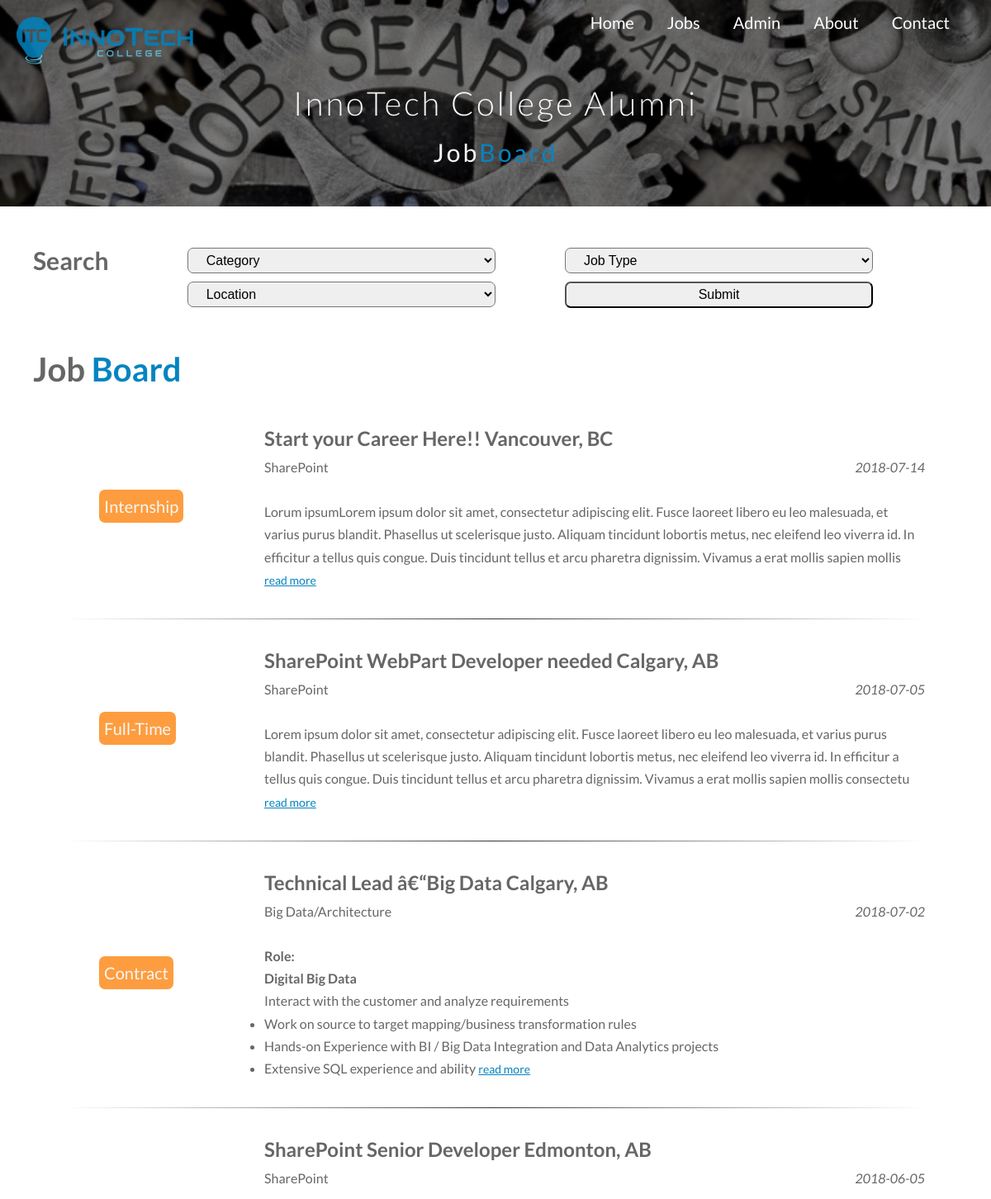
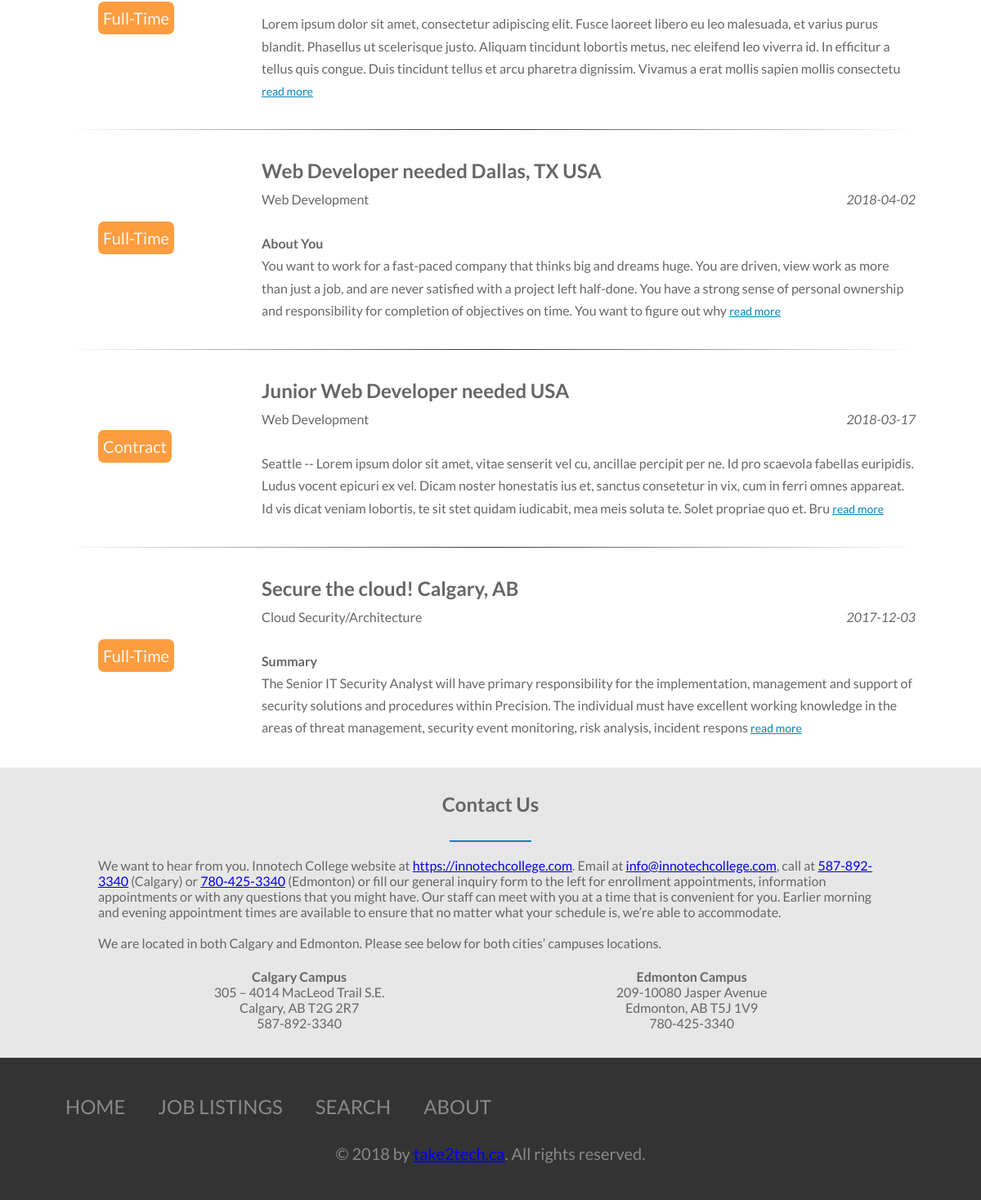
The page / on the database its author committed (2 pictures, top to bottom).
### tables this page shows
CREATE TABLE `joblistings` (
  `id` int(11) NOT NULL,
  `title` varchar(100) NOT NULL,
  `description` text NOT NULL,
  `location` varchar(100) NOT NULL,
  `dateposted` date NOT NULL,
  `jobtype` varchar(100) NOT NULL,
  `category` varchar(150) NOT NULL
);

### php/helpers/controllers.php (called while the page is built, shortened)
<?php
function createQuery($categorySearchID, $jobtypeSearchID, $locationSearchID) {
    if ($locationSearchID == 'empty') {
        if ($categorySearchID=="empty" && $jobtypeSearchID=="empty") {
            $query = "SELECT * FROM joblistings ORDER BY dateposted DESC";
        }elseif($jobtypeSearchID!=="empty" && $categorySearchID == "empty") {
            $query = "SELECT * FROM joblistings WHERE jobtype='{$jobtypeSearchID}' ORDER BY dateposted DESC";
        }elseif($jobtypeSearchID=="empty" && $categorySearchID !== "empty"){
            $query = "SELECT * FROM joblistings WHERE category='{$categorySearchID}' ORDER BY dateposted DESC";
        }elseif($categorySearchID!=="empty" && $jobtypeSearchID!=="empty") {
            $query = "SELECT * FROM joblistings WHERE jobtype='{$jobtypeSearchID}' AND category='{$categorySearchID}' ORDER BY dateposted DESC";
        }
    }
    return $query;
}
?>

### php/helpers/formatting.php (called while the page is built, shortened)
<?php
function concatText($text) {
    return substr($text, 0, 350);
}

### index.php (the view, shortened to what this page needs)
<?php include 'php/classes/Database.php'; ?>
<?php include 'php/helpers/controllers.php'; ?>
<?php include 'php/helpers/formatting.php'; ?>
<?php
    $categorySearchID = $_GET['category'];
    if(!$categorySearchID){
        $categorySearchID = "empty";
    }
    $jobtypeSearchID = $_GET['jobtype'];
    if (!$jobtypeSearchID){
        $jobtypeSearchID = "empty";
    }
    $locationSearchID = $_GET['location'];
    if (!$locationSearchID){
        $locationSearchID = "empty";
    }
    $query=createQuery($categorySearchID, $jobtypeSearchID, $locationSearchID);
    $statement = $db->prepare($query);
    $statement->execute();
    $listings=$statement->fetchAll();
?>
<!DOCTYPE html>
<html lang="en">
<?php include 'php/reusables/head.php'; ?>
<body>
    <?php include 'php/reusables/hero.php'; ?>
    <div class="search">
        <div class="search__form">
            <div class="search__form--title">
                <h2>Search</h2>
            </div>
            <div class="search__form--selectBoxes">
                <form action="index.php?this.options[this.selectedIndex].value" id="main" name="main" method="get">
                    <?php include 'php/reusables/selectors.php';?>
                </form>
            </div>
        </div>
        <div class="mainBoard" id="jobs">
            <h1>
                Job
                <span>Board</span>
            </h1>
            <div class="listings">
                <?php if($listings) : ?>
                <?php foreach($listings as $row) : ?>
                <div class="listings__job">
                    <div class="listings__job--type">
                        <p class="btn btn__secondary">
                            <?php echo $row['jobtype'] ?>
                        </p>
                    </div>
                    <div class="listings__job--info">
                        <div class="listings__job--info-line1">
                            <h2>
                                <?php echo $row['title'] ?>
                                <?php echo $row['location'] ?>
                            </h2>
                        </div>
                        <div class="listings__job--info-line2">
                            <?php echo $row['category'] ?>
                            <div class="listings__job--info-line2-datePosted">
                                <?php echo $row['dateposted'] ?>
                            </div>
                        </div>
                        <br>
                        <div class="listings__job--info-description">
                            <?php echo concatText($row['description']) ?>
                            <a href="joblisting.php?id=<?php echo urlencode($row['id']); ?>" class="listings__job--info-descriptionReadMore">read more</a>
                        </div>
                    </div>
                </div>
                <br>
                <hr>
                <?php endforeach; ?>
                <?php endif; ?>
            </div>
        </div>
    </div>
    <section>
        <?php include 'php/reusables/contact.php' ?>
    </section>
    <section>
        <?php include 'php/reusables/footer.php' ?>
    </section>
</body>
</html>

### php/reusables/head.php (shortened to what this page needs)
<head>
    <link rel="stylesheet" href="https://use.fontawesome.com/releases/v5.1.0/css/all.css">
    <link rel="stylesheet" type="text/css" href="css/style.css">
</head>

### php/reusables/hero.php (shortened to what this page needs)
<div class="hero" id='home'>
    <a href="index.php"><img class="hero__logo" src="img/Innotech.png" alt="InnoTech College Logo"></a>
    <ul class="hero__mainNav js--mainNav">
        <li class="hero__mainNav--item">
            <a href="index.php">Home</a>
        </li>
        <li class="hero__mainNav--item">
            <a href="index.php">Jobs</a>
        </li>
        <li class="hero__mainNav--item">
            <a href="adminLogin.php">Admin</a>
        </li>
        <li class="hero__mainNav--item">
            <a href="about.php">About</a>
        </li>
        <li class="hero__mainNav--item">
            <a href="index.php#contact">Contact</a>
        </li>
    </ul>
    <div class="hero__mainTitle">
        <h1 class="hero__mainTitle--mainHeading">
            InnoTech College Alumni
        </h1>
        <h2 class="hero__mainTitle--subHeading">
            Job<span>Board</span>
        </h2>
    </div>
</div>

### php/reusables/selectors.php (shortened to what this page needs)
<select name="category" class="search__form--selectBoxes-item" id="activeCategory">
    <option value='empty'>Category</option>
</select>
<select name="jobtype" class="search__form--selectBoxes-item" id="activeCategory">
    <option value='empty'>Job Type</option>
</select>
<select name="location" class="search__form--selectBoxes-item" id="activeCategory">
    <option value='empty'>Location</option>
</select>
<button type="submit" name="submit" class="search__form--selectBoxes-item">Submit</button>

### php/reusables/contact.php
<div class="contact" id="contact">
<h2>Contact Us</h2>
<br>
<p>We want to hear from you. Innotech College website at <a href="https://innotechcollege.com">https://innotechcollege.com</a>. Email at <a href="mailto:info@innotechcollege.com">info@innotechcollege.com</a>, call at <a href="tel:587-892-3340">587-892-3340</a> (Calgary) or <a href="780-425-3340">780-425-3340</a> (Edmonton) or fill our general inquiry form to the left for enrollment appointments, information appointments or with any questions that you might have. Our staff can meet with you at a time that is convenient for you. Earlier morning and evening appointment times are available to ensure that no matter what your schedule is, we’re able to accommodate.</p>
<br>
We are located in both Calgary and Edmonton. Please see below for both cities’ campuses locations.
<br>
<br>
<div class="contact__campusInfo">
    <div class="contact__campusInfo--campus">
        <div class="contact__campusInfo--campus-line1">Calgary Campus</div>
        <div>305 – 4014 MacLeod Trail S.E.</div>
        <div>Calgary, AB T2G 2R7</div>
        <div>587-892-3340</div>
    </div>
    <div class="contact__campusInfo--campus">
        <div class="contact__campusInfo--campus-line1">Edmonton Campus</div>
        <div>209-10080 Jasper Avenue</div>
        <div>Edmonton, AB T5J 1V9</div>
        <div>780-425-3340</div>
    </div>
</div>
</div>

### php/reusables/footer.php
<footer class="footer">
        <div class="footer__topRow">
            <ul class="footer__topRow--menu">
                <li>
                    <a href="#top">Home</a>
                </li>
                <li>
                    <a href="#jobs">Job Listings</a>
                </li>
                <li>
                    <a href="#search">Search</a>
                </li>
                <li>
                    <a href="#about">About</a>
                </li>
            </ul>
        </div>
        <p class="footer__copy">&copy; 2018 by <a href="www.take2tech.ca">take2tech.ca</a>. All rights reserved.</p>
    </footer>

### css/style.css (style rules this page uses)
* { margin:0;padding:0;box-sizing:border-box }
html { font-size:62.5%;background-color:#fff;color:#555;font-family:'Lato', 'Arial', san-serif;font-size:20px;font-weight:300;text-rendering:optimizeLegibility }
hr { height:1px;background-image:-webkit-linear-gradient(left, transparent, rgba(0,0,0,0.8), transparent);border:0;color:#666 }
body { font-family:"Lato", sans-serif;font-weight:400;line-height:1.7;color:#666 }
.btn { border-radius:7px;padding:3px 6px }
.btn__secondary { background-color:#fd9d3f;color:#f7f7f7 }
.footer { background-color:#333;padding:2rem 3rem }
.footer__topRow { display:flex;justify-content:space-between }
.footer__topRow--menu { text-transform:uppercase }
.footer__topRow ul { list-style:none;display:flex }
.footer__topRow--menu li,.footer__topRow--contact li { margin:0 1.7rem;font-size:120% }
@media only screen and (max-width: 75em) { .footer__topRow--menu li,.footer__topRow--contact li { margin:0 1rem } }
.footer__topRow--menu li a:link,.footer__topRow--menu li a:visited,.footer__topRow--contact li a:link,.footer__topRow--contact li a:visited { text-decoration:none;border:0;color:#888;transition:color 0.4s }
.footer__copy { color:#888;text-align:center;margin-top:1rem }
.hero { display:flex;justify-content:space-between;position:relative }
.hero__logo { height:70px;margin:1rem;opacity:.85;border-radius:6px }
@media only screen and (max-width: 75em) { .hero__logo { height:57.5px } }
.hero__mainNav { margin:10px;display:flex;color:#fff;list-style:none;height:3.5rem }
.hero__mainNav--item>a { margin-right:2rem;color:#fff;text-decoration:none;padding-bottom:7px }
.hero__mainNav--item>a:link,.hero__mainNav--item>a:visited { border-bottom:1px solid transparent;transition:border-bottom .4s }
.hero { width:100%;height:250px;background-image:linear-gradient(rgba(0,0,0,0.5), rgba(0,0,0,0.5)),url(../img/jobSearchGears.jpg);background-size:cover;position:relative }
.hero__mainTitle { width:100%;position:absolute;top:60%;left:50%;-webkit-transform:translate(-50%, -50%);transform:translate(-50%, -50%);text-align:center;color:#f7f7f7 }
.hero__mainTitle--mainHeading { font-weight:300;letter-spacing:3px }
.hero__mainTitle--subHeading { font-weight:400;letter-spacing:3px }
.hero__mainTitle--subHeading>span { color:#0584c0 }
.mainBoard { padding:0 40px }
.mainBoard>h1>span { color:#0584c0 }
.contact { font-size:.8rem;line-height:normal;background-color:#e7e7e7;padding:1.5rem 10% }
.contact__campusInfo { text-align:center;display:flex;justify-content:space-around }
.contact__campusInfo--campus { padding:3px;text-align:center }
.contact__campusInfo--campus-line1 { font-weight:600 }
.contact h2 { text-align:center;margin:0 auto }
.contact h2:after { display:block;height:2px;background-color:#0584c0;content:' ';width:100px;margin:0 auto;margin-top:30px }
.search__form { padding:2rem 2rem;display:flex }
.search__form--title { flex:1 }
.search__form--selectBoxes { flex:5;display:flex;justify-content:flex-start }
@media only screen and (max-width: 75em) { .search__form--selectBoxes { flex-flow:column } }
.search__form--selectBoxes-item { padding:5px 18px;border-radius:7px;outline:none;font-size:16px;margin-right:4rem;margin-top:.5rem }
@media only screen and (max-width: 75em) { .search__form--selectBoxes-item { width:40% } }
.listings { padding:0 2rem 0 2rem }
.listings__job { display:flex;padding-top:1.5rem }
.listings__job--type { flex:1;align-self:center;justify-self:center;display:inline-flex;margin:2rem }
.listings__job--info { flex:5;font-size:80% }
.listings__job--info-line1 { display:flex }
.listings__job--info-line2 { display:flex;justify-content:space-between }
.listings__job--info-line2-datePosted { font-style:italic }
.listings__job--info-descriptionReadMore { color:#0584c0;font-size:.7rem }

### rows shown on the page
joblistings: jobtype "Internship", title "Start your Career Here!!", location "Vancouver, BC", category "SharePoint", dateposted "2018-07-14", description "Lorum ipsumLorem ipsum dolor sit amet, consectetur adipiscing elit. Fusce laoreet libero eu leo malesuada, et varius purus blandit. Phasellus ut scelerisque justo. Aliquam tincidunt lobortis metus, nec eleifend leo viverra id. In efficitur a tellus quis congue. Duis tincidunt tellus et arcu pharetra dignissim. Vivamus a erat mollis sapien mollis"
joblistings: jobtype "Full-Time", title "SharePoint WebPart Developer needed", location "Calgary, AB", category "SharePoint", dateposted "2018-07-05", description "Lorem ipsum dolor sit amet, consectetur adipiscing elit. Fusce laoreet libero eu leo malesuada, et varius purus blandit. Phasellus ut scelerisque justo. Aliquam tincidunt lobortis metus, nec eleifend leo viverra id. In efficitur a tellus quis congue. Duis tincidunt tellus et arcu pharetra dignissim. Vivamus a erat mollis sapien mollis consectetu"
joblistings: jobtype "Contract", title "Technical Lead â€“Big Data", location "Calgary, AB", category "Big Data/Architecture", dateposted "2018-07-02", description "Role: Digital Big Data Interact with the customer and analyze requirements Work on source to target mapping/business transformation rules Hands-on Experience with BI / Big Data Integration and Data Analytics projects Extensive SQL experience and ability"
joblistings: jobtype "Full-Time", title "SharePoint Senior Developer", location "Edmonton, AB", category "SharePoint", dateposted "2018-06-05", description "Lorem ipsum dolor sit amet, consectetur adipiscing elit. Fusce laoreet libero eu leo malesuada, et varius purus blandit. Phasellus ut scelerisque justo. Aliquam tincidunt lobortis metus, nec eleifend leo viverra id. In efficitur a tellus quis congue. Duis tincidunt tellus et arcu pharetra dignissim. Vivamus a erat mollis sapien mollis consectetu"
joblistings: jobtype "Full-Time", title "Web Developer needed Dallas, TX", location "USA", category "Web Development", dateposted "2018-04-02", description "About You You want to work for a fast-paced company that thinks big and dreams huge. You are driven, view work as more than just a job, and are never satisfied with a project left half-done. You have a strong sense of personal ownership and responsibility for completion of objectives on time. You want to figure out why"
joblistings: jobtype "Contract", title "Junior Web Developer needed", location "USA", category "Web Development", dateposted "2018-03-17", description "Seattle -- Lorem ipsum dolor sit amet, vitae senserit vel cu, ancillae percipit per ne. Id pro scaevola fabellas euripidis. Ludus vocent epicuri ex vel. Dicam noster honestatis ius et, sanctus consetetur in vix, cum in ferri omnes appareat. Id vis dicat veniam lobortis, te sit stet quidam iudicabit, mea meis soluta te. Solet propriae quo et. Bru"
joblistings: jobtype "Full-Time", title "Secure the cloud!", location "Calgary, AB", category "Cloud Security/Architecture", dateposted "2017-12-03", description "Summary The Senior IT Security Analyst will have primary responsibility for the implementation, management and support of security solutions and procedures within Precision. The individual must have excellent working knowledge in the areas of threat management, security event monitoring, risk analysis, incident respons"
